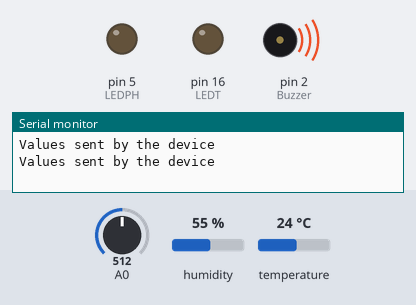
The sketch below on a simulated Arduino Uno, built with avr-gcc and run on an emulated ATmega328P. Parts: output pins drawn as LEDs (lit = HIGH), buzzer (waves = sounding), the last lines printed to the serial monitor. The test bench sets the inputs (shaded band); at power-on: temperature 24 °C, A0 = 512, humidity 55 %.

Above: at 14.9 s.
15.0 s: temperature set to 22 °C
23.0 s: temperature set to 19 °C
At 26.6 s:
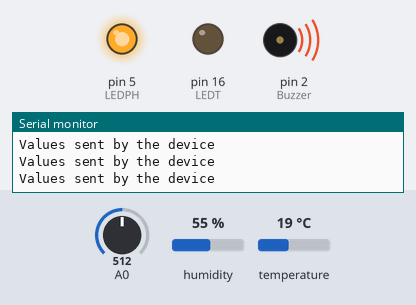
31.0 s: A0 set to 702
39.0 s: A0 set to 731
At 40.2 s:
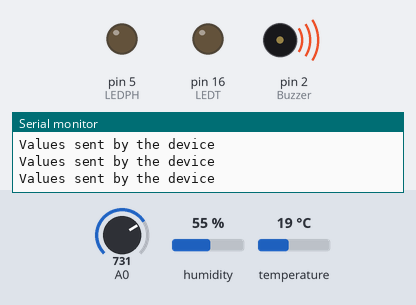
47.0 s: A0 set to 716
At 48.1 s:
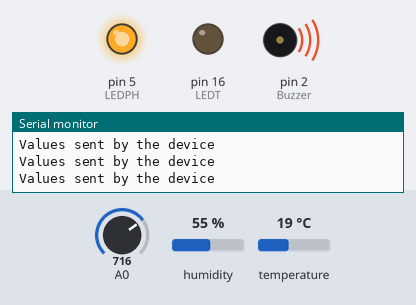
Timing chart, 0 to 61.2 s (numbered marks = the images above; inputs shaded):
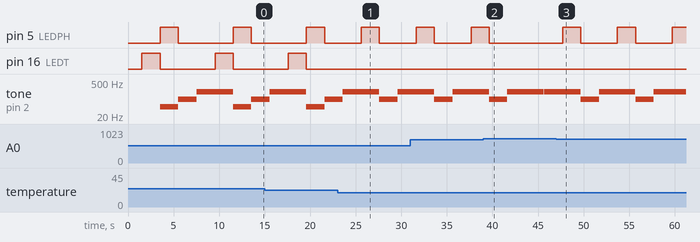

Measured:
- the behaviour switches between 21 and 20 °C on temperature (found by bisection; images 0 and 1)
- the behaviour switches between 720 and 721 on A0 (found by bisection; images 1 and 2)
- after the input at 23.0 s, pin 16 (LEDT): stays LOW (without the input it goes to HIGH after 2.6 s)
- after the input at 39.0 s, pin 5 (LEDPH): goes on until 39.6 s, then stays LOW
- after the input at 47.0 s, pin 5 (LEDPH): alternates HIGH for 2.0 s and LOW for 4.0 s, starting after 0.69 s
- by itself, pin 5 (LEDPH), pin 16 (LEDT): alternates HIGH for 2.0 s and LOW for 6.0 s
- by itself, tone on pin 2 (Buzzer): plays 100 Hz for 2.0 s, 200 Hz for 4.0 s, 100 Hz for 2.0 s, 200 Hz for 4.0 s

The sketch:

IOTxolotl.ino
```cpp
// This example sends data to multiple variables to
// Ubidots through HTTP protocol.

/****************************************
 * Include Libraries
 ****************************************/

#include "Ubidots.h"
#include "DHT.h"

/****************************************
 * Define Instances and Constants
 ****************************************/

const char* UBIDOTS_TOKEN = "BBUS-MlBkOE4HhxVCePRaQlQd1Lc2p50ukK";  // Put here your Ubidots TOKEN
const char* WIFI_SSID = "motorola";      // Put here your Wi-Fi SSID
const char* WIFI_PASS = "AguaUwu2";      // Put here your Wi-Fi password
Ubidots ubidots(UBIDOTS_TOKEN, UBI_HTTP);

const int DHTPIN = 4; //pin dht11
const int DHTTYPE = DHT11;
DHT dht(DHTPIN, DHTTYPE);
const int LED_PIN = 0; //Pin led Wifi
const int LEDT = 16; //Pin led Temperatura mal
const int LEDPH = 5; //Pin led PH
float phFijo = 7.00;
int Buzzer = 2; //Se declara la variable "Buzzer" en el pin 3 de PWM.
bool sonandoBuzzer = false;
int pH;
float Voltaje;

/****************************************
 * Main Functions
 ****************************************/

void setup() {
  Serial.begin(115200);
  pinMode(LED_PIN, OUTPUT);
  pinMode(LEDT, OUTPUT);
  pinMode(LEDPH, OUTPUT);
  ubidots.wifiConnect(WIFI_SSID, WIFI_PASS);
  digitalWrite(LED_PIN, LOW); // Encender el LED cuando esté conectado a Wi-Fi
  pinMode(Buzzer, OUTPUT); //Se declara el Buzzer como Salida.
  pinMode(pH, INPUT);
}

void loop() {


  float h = dht.readHumidity();
  float t = dht.readTemperature();
  float pHV = analogRead(A0);
  Voltaje =  (5/pHV*1023) - 0.6;
  ubidots.add("humidity1", h);  // Aniadir datos a ubidots
  ubidots.add("temperature1", t);
  ubidots.add("pH", Voltaje);
  bool bufferSent = false;
  bufferSent = ubidots.send();  // Will send data to a device label that matches the device Id
  bool check = false;

  if(t < 17 || t > 20){
    digitalWrite(LEDT, HIGH); // Encender el LED si esta mal la temperatura
    delay(2000); // Ajustar según sea necesario
    digitalWrite(LEDT, LOW); // parpadeo
    tone(Buzzer, 49, 2000);
  }
  if(Voltaje > 6.5 ){//
    digitalWrite(LEDPH, HIGH); // Encender el LED si esta mal la temperatura
    delay(2000); // Ajustar según sea necesario
    digitalWrite(LEDPH, LOW); // parpadeo
    tone(Buzzer, 100, 2000);
  }
  if (bufferSent) {
    // Do something if values were sent properly
    Serial.println("Values sent by the device");
    digitalWrite(LED_PIN, HIGH); // Apagar el LED después de enviar datos
    delay(2000); // Ajustar según sea necesario
    digitalWrite(LED_PIN, LOW); // Encender el LED nuevamente antes de la siguiente lectura
    tone(Buzzer, 200, 4000);
  }
  delay(2000);

}
```
